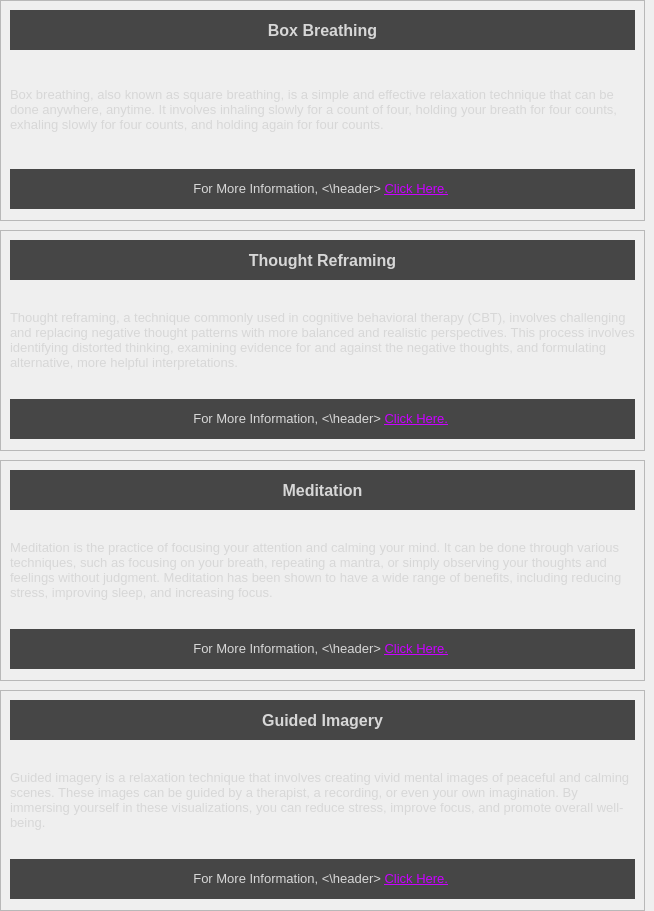
                   <widget class="QWidget" name="StressMngmtScrollAreaWidgetContents">
                    <property name="geometry">
                     <rect>
                      <x>0</x>
                      <y>0</y>
                      <width>526</width>
                      <height>911</height>
                     </rect>
                    </property>
                    <property name="styleSheet">
                     <string notr="true"/>
                    </property>
                    <layout class="QVBoxLayout" name="verticalLayout_19">
                     <property name="spacing">
                      <number>9</number>
                     </property>
                     <property name="leftMargin">
                      <number>0</number>
                     </property>
                     <property name="topMargin">
                      <number>0</number>
                     </property>
                     <property name="rightMargin">
                      <number>9</number>
                     </property>
                     <property name="bottomMargin">
                      <number>0</number>
                     </property>
                     <item>
                      <widget class="QFrame" name="RPSTBubbleBoxBreathing">
                       <property name="sizePolicy">
                        <sizepolicy hsizetype="MinimumExpanding" vsizetype="Fixed">
                         <horstretch>0</horstretch>
                         <verstretch>0</verstretch>
                        </sizepolicy>
                       </property>
                       <property name="minimumSize">
                        <size>
                         <width>0</width>
                         <height>221</height>
                        </size>
                       </property>
                       <property name="styleSheet">
                        <string notr="true">QFrame#RPSTBubbleBoxBreathing
{
	background-color: rgb(90, 90, 90);

	border-style: solid;
	border-color: rgb(70, 70, 70);
	border-width: 2px;
};</string>
                       </property>
                       <property name="frameShape">
                        <enum>QFrame::StyledPanel</enum>
                       </property>
                       <property name="frameShadow">
                        <enum>QFrame::Raised</enum>
                       </property>
                       <layout class="QVBoxLayout" name="verticalLayout_23">
                        <item>
                         <widget class="QLabel" name="RPSTFillerHeader_7">
                          <property name="sizePolicy">
                           <sizepolicy hsizetype="MinimumExpanding" vsizetype="Fixed">
                            <horstretch>0</horstretch>
                            <verstretch>0</verstretch>
                           </sizepolicy>
                          </property>
                          <property name="minimumSize">
                           <size>
                            <width>120</width>
                            <height>40</height>
                           </size>
                          </property>
                          <property name="font">
                           <font>
                            <pointsize>12</pointsize>
                            <italic>false</italic>
                            <bold>true</bold>
                            <underline>false</underline>
                            <strikeout>false</strikeout>
                           </font>
                          </property>
                          <property name="styleSheet">
                           <string notr="true">background-color: rgb(70, 70, 70);
color: rgb(215, 215, 215);</string>
                          </property>
                          <property name="text">
                           <string>Box Breathing</string>
                          </property>
                          <property name="alignment">
                           <set>Qt::AlignCenter</set>
                          </property>
                         </widget>
                        </item>
                        <item>
                         <widget class="QLabel" name="RPSTFillerDesc_7">
                          <property name="sizePolicy">
                           <sizepolicy hsizetype="MinimumExpanding" vsizetype="Fixed">
                            <horstretch>0</horstretch>
                            <verstretch>0</verstretch>
                           </sizepolicy>
                          </property>
                          <property name="minimumSize">
                           <size>
                            <width>0</width>
                            <height>107</height>
                           </size>
                          </property>
                          <property name="font">
                           <font>
                            <pointsize>10</pointsize>
                            <bold>false</bold>
                           </font>
                          </property>
                          <property name="styleSheet">
                           <string notr="true">color: rgb(215, 215, 215);</string>
                          </property>
                          <property name="text">
                           <string>Box breathing, also known as square breathing, is a simple and effective relaxation technique that can be done anywhere, anytime. It involves inhaling slowly for a count of four, holding your breath for four counts, exhaling slowly for four counts, and holding again for four counts.</string>
                          </property>
                          <property name="wordWrap">
                           <bool>true</bool>
                          </property>
                         </widget>
                        </item>
                        <item>
                         <widget class="QLabel" name="RPSTFillerFooter_7">
                          <property name="sizePolicy">
                           <sizepolicy hsizetype="MinimumExpanding" vsizetype="Fixed">
                            <horstretch>0</horstretch>
                            <verstretch>0</verstretch>
                           </sizepolicy>
                          </property>
                          <property name="minimumSize">
                           <size>
                            <width>120</width>
                            <height>40</height>
                           </size>
                          </property>
                          <property name="font">
                           <font>
                            <pointsize>10</pointsize>
                            <italic>false</italic>
                            <bold>false</bold>
                            <underline>false</underline>
                            <strikeout>false</strikeout>
                           </font>
                          </property>
                          <property name="styleSheet">
                           <string notr="true">background-color: rgb(70, 70, 70);
color: rgb(215, 215, 215);</string>
                          </property>
                          <property name="text">
                           <string>&lt;html&gt;
&lt;header&gt;For More Information, &lt;\header&gt;
&lt;a href=&quot;https://www.webmd.com/balance/what-is-box-breathing&quot;&gt;&lt;span style=&quot;color:rgb(200, 0 , 255);&quot;&gt;Click Here.&lt;/a&gt;
&lt;/html&gt;</string>
                          </property>
                          <property name="textFormat">
                           <enum>Qt::RichText</enum>
                          </property>
                          <property name="alignment">
                           <set>Qt::AlignCenter</set>
                          </property>
                          <property name="openExternalLinks">
                           <bool>true</bool>
                          </property>
                         </widget>
                        </item>
                       </layout>
                      </widget>
                     </item>
                     <item>
                      <widget class="QFrame" name="RPSTBubbleThoughtReframing">
                       <property name="sizePolicy">
                        <sizepolicy hsizetype="MinimumExpanding" vsizetype="Fixed">
                         <horstretch>0</horstretch>
                         <verstretch>0</verstretch>
                        </sizepolicy>
                       </property>
                       <property name="minimumSize">
                        <size>
                         <width>0</width>
                         <height>221</height>
                        </size>
                       </property>
                       <property name="styleSheet">
                        <string notr="true">QFrame#RPSTBubbleThoughtReframing
{
	background-color: rgb(90, 90, 90);

	border-style: solid;
	border-color: rgb(70, 70, 70);
	border-width: 2px;
};</string>
                       </property>
                       <property name="frameShape">
                        <enum>QFrame::StyledPanel</enum>
                       </property>
                       <property name="frameShadow">
                        <enum>QFrame::Raised</enum>
                       </property>
                       <layout class="QVBoxLayout" name="verticalLayout_21">
                        <item>
                         <widget class="QLabel" name="RPSTFillerHeader_5">
                          <property name="sizePolicy">
                           <sizepolicy hsizetype="MinimumExpanding" vsizetype="Fixed">
                            <horstretch>0</horstretch>
                            <verstretch>0</verstretch>
                           </sizepolicy>
                          </property>
                          <property name="minimumSize">
                           <size>
                            <width>120</width>
                            <height>40</height>
                           </size>
                          </property>
                          <property name="font">
                           <font>
                            <pointsize>12</pointsize>
                            <italic>false</italic>
                            <bold>true</bold>
                            <underline>false</underline>
                            <strikeout>false</strikeout>
                           </font>
                          </property>
                          <property name="styleSheet">
                           <string notr="true">background-color: rgb(70, 70, 70);
color: rgb(215, 215, 215);</string>
                          </property>
                          <property name="text">
                           <string>Thought Reframing</string>
                          </property>
                          <property name="alignment">
                           <set>Qt::AlignCenter</set>
                          </property>
                         </widget>
                        </item>
                        <item>
                         <widget class="QLabel" name="RPSTFillerDesc_5">
                          <property name="sizePolicy">
                           <sizepolicy hsizetype="MinimumExpanding" vsizetype="Fixed">
                            <horstretch>0</horstretch>
                            <verstretch>0</verstretch>
                           </sizepolicy>
                          </property>
                          <property name="minimumSize">
                           <size>
                            <width>0</width>
                            <height>107</height>
                           </size>
                          </property>
                          <property name="font">
                           <font>
                            <pointsize>10</pointsize>
                            <bold>false</bold>
                           </font>
                          </property>
                          <property name="styleSheet">
                           <string notr="true">color: rgb(215, 215, 215);</string>
                          </property>
                          <property name="text">
                           <string>Thought reframing, a technique commonly used in cognitive behavioral therapy (CBT), involves challenging and replacing negative thought patterns with more balanced and realistic perspectives. This process involves identifying distorted thinking, examining evidence for and against the negative thoughts, and formulating alternative, more helpful interpretations.</string>
                          </property>
                          <property name="wordWrap">
                           <bool>true</bool>
                          </property>
                         </widget>
                        </item>
                        <item>
                         <widget class="QLabel" name="RPSTFillerFooter_5">
                          <property name="sizePolicy">
                           <sizepolicy hsizetype="MinimumExpanding" vsizetype="Fixed">
                            <horstretch>0</horstretch>
                            <verstretch>0</verstretch>
                           </sizepolicy>
                          </property>
                          <property name="minimumSize">
                           <size>
                            <width>120</width>
                            <height>40</height>
                           </size>
                          </property>
                          <property name="font">
                           <font>
                            <pointsize>10</pointsize>
                            <italic>false</italic>
                            <bold>false</bold>
                            <underline>false</underline>
                            <strikeout>false</strikeout>
                           </font>
                          </property>
                          <property name="styleSheet">
                           <string notr="true">background-color: rgb(70, 70, 70);
color: rgb(215, 215, 215);</string>
                          </property>
                          <property name="text">
                           <string>&lt;html&gt;
&lt;header&gt;For More Information, &lt;\header&gt;
&lt;a href=&quot;https://myhealth.alberta.ca/Health/aftercareinformation/pages/conditions.aspx?hwid=abk7438&quot;&gt;&lt;span style=&quot;color:rgb(200, 0 , 255);&quot;&gt;Click Here.&lt;/a&gt;
&lt;/html&gt;</string>
                          </property>
                          <property name="textFormat">
                           <enum>Qt::RichText</enum>
                          </property>
                          <property name="alignment">
                           <set>Qt::AlignCenter</set>
                          </property>
                          <property name="openExternalLinks">
                           <bool>true</bool>
                          </property>
                         </widget>
                        </item>
                       </layout>
                      </widget>
                     </item>
                     <item>
                      <widget class="QFrame" name="RPSTBubbleMeditation">
                       <property name="sizePolicy">
                        <sizepolicy hsizetype="MinimumExpanding" vsizetype="Fixed">
                         <horstretch>0</horstretch>
                         <verstretch>0</verstretch>
                        </sizepolicy>
                       </property>
                       <property name="minimumSize">
                        <size>
                         <width>0</width>
                         <height>221</height>
                        </size>
                       </property>
                       <property name="styleSheet">
                        <string notr="true">QFrame#RPSTBubbleMeditation{
	background-color: rgb(90, 90, 90);

	border-style: solid;
	border-color: rgb(70, 70, 70);
	border-width: 2px;
};</string>
                       </property>
                       <property name="frameShape">
                        <enum>QFrame::StyledPanel</enum>
                       </property>
                       <property name="frameShadow">
                        <enum>QFrame::Raised</enum>
                       </property>
                       <layout class="QVBoxLayout" name="verticalLayout_26">
                        <item>
                         <widget class="QLabel" name="RPSTFillerHeader_9">
                          <property name="sizePolicy">
                           <sizepolicy hsizetype="MinimumExpanding" vsizetype="Fixed">
                            <horstretch>0</horstretch>
                            <verstretch>0</verstretch>
                           </sizepolicy>
                          </property>
                          <property name="minimumSize">
                           <size>
                            <width>120</width>
                            <height>40</height>
                           </size>
                          </property>
                          <property name="font">
                           <font>
                            <pointsize>12</pointsize>
                            <italic>false</italic>
                            <bold>true</bold>
                            <underline>false</underline>
                            <strikeout>false</strikeout>
                           </font>
                          </property>
                          <property name="styleSheet">
                           <string notr="true">background-color: rgb(70, 70, 70);
color: rgb(215, 215, 215);</string>
                          </property>
                          <property name="text">
                           <string>Meditation</string>
                          </property>
                          <property name="alignment">
                           <set>Qt::AlignCenter</set>
                          </property>
                         </widget>
                        </item>
                        <item>
                         <widget class="QLabel" name="RPSTFillerDesc_9">
                          <property name="sizePolicy">
                           <sizepolicy hsizetype="MinimumExpanding" vsizetype="Fixed">
                            <horstretch>0</horstretch>
                            <verstretch>0</verstretch>
                           </sizepolicy>
                          </property>
                          <property name="minimumSize">
                           <size>
                            <width>0</width>
                            <height>107</height>
                           </size>
                          </property>
                          <property name="font">
                           <font>
                            <pointsize>10</pointsize>
                            <bold>false</bold>
                           </font>
                          </property>
                          <property name="styleSheet">
                           <string notr="true">color: rgb(215, 215, 215);</string>
                          </property>
                          <property name="text">
                           <string>Meditation is the practice of focusing your attention and calming your mind. It can be done through various techniques, such as focusing on your breath, repeating a mantra, or simply observing your thoughts and feelings without judgment. Meditation has been shown to have a wide range of benefits, including reducing stress, improving sleep, and increasing focus.</string>
                          </property>
                          <property name="wordWrap">
                           <bool>true</bool>
                          </property>
                         </widget>
                        </item>
                        <item>
                         <widget class="QLabel" name="RPSTFillerFooter_9">
                          <property name="sizePolicy">
                           <sizepolicy hsizetype="MinimumExpanding" vsizetype="Fixed">
                            <horstretch>0</horstretch>
                            <verstretch>0</verstretch>
                           </sizepolicy>
                          </property>
                          <property name="minimumSize">
                           <size>
                            <width>120</width>
                            <height>40</height>
                           </size>
                          </property>
                          <property name="font">
                           <font>
                            <pointsize>10</pointsize>
                            <italic>false</italic>
                            <bold>false</bold>
                            <underline>false</underline>
                            <strikeout>false</strikeout>
                           </font>
                          </property>
                          <property name="styleSheet">
                           <string notr="true">background-color: rgb(70, 70, 70);
color: rgb(215, 215, 215);</string>
                          </property>
                          <property name="text">
                           <string>&lt;html&gt;
&lt;header&gt;For More Information, &lt;\header&gt;
&lt;a href=&quot;https://toolkit.lifeline.org.au/articles/techniques/an-introduction-to-meditation&quot;&gt;&lt;span style=&quot;color:rgb(200, 0 , 255);&quot;&gt;Click Here.&lt;/a&gt;
&lt;/html&gt;</string>
                          </property>
                          <property name="textFormat">
                           <enum>Qt::RichText</enum>
                          </property>
                          <property name="alignment">
                           <set>Qt::AlignCenter</set>
                          </property>
                          <property name="openExternalLinks">
                           <bool>true</bool>
                          </property>
                         </widget>
                        </item>
                       </layout>
                      </widget>
                     </item>
                     <item>
                      <widget class="QFrame" name="RPSTBubbleGuidedImagery">
                       <property name="sizePolicy">
                        <sizepolicy hsizetype="MinimumExpanding" vsizetype="Fixed">
                         <horstretch>0</horstretch>
                         <verstretch>0</verstretch>
                        </sizepolicy>
                       </property>
                       <property name="minimumSize">
                        <size>
                         <width>0</width>
                         <height>221</height>
                        </size>
                       </property>
                       <property name="styleSheet">
                        <string notr="true">QFrame#RPSTBubbleGuidedImagery
{
	background-color: rgb(90, 90, 90);

	border-style: solid;
	border-color: rgb(70, 70, 70);
	border-width: 2px;
};</string>
                       </property>
                       <property name="frameShape">
                        <enum>QFrame::StyledPanel</enum>
                       </property>
                       <property name="frameShadow">
                        <enum>QFrame::Raised</enum>
                       </property>
                       <layout class="QVBoxLayout" name="verticalLayout_22">
                        <item>
                         <widget class="QLabel" name="RPSTFillerHeader_6">
                          <property name="sizePolicy">
                           <sizepolicy hsizetype="MinimumExpanding" vsizetype="Fixed">
                            <horstretch>0</horstretch>
                            <verstretch>0</verstretch>
                           </sizepolicy>
                          </property>
                          <property name="minimumSize">
                           <size>
                            <width>120</width>
                            <height>40</height>
                           </size>
                          </property>
                          <property name="font">
                           <font>
                            <pointsize>12</pointsize>
                            <italic>false</italic>
                            <bold>true</bold>
                            <underline>false</underline>
                            <strikeout>false</strikeout>
                           </font>
                          </property>
                          <property name="styleSheet">
                           <string notr="true">background-color: rgb(70, 70, 70);
color: rgb(215, 215, 215);</string>
                          </property>
                          <property name="text">
                           <string>Guided Imagery</string>
                          </property>
                          <property name="alignment">
                           <set>Qt::AlignCenter</set>
                          </property>
                         </widget>
                        </item>
                        <item>
                         <widget class="QLabel" name="RPSTFillerDesc_6">
                          <property name="sizePolicy">
                           <sizepolicy hsizetype="MinimumExpanding" vsizetype="Fixed">
                            <horstretch>0</horstretch>
                            <verstretch>0</verstretch>
                           </sizepolicy>
                          </property>
                          <property name="minimumSize">
                           <size>
                            <width>0</width>
                            <height>107</height>
                           </size>
                          </property>
                          <property name="font">
                           <font>
                            <pointsize>10</pointsize>
                            <bold>false</bold>
                           </font>
                          </property>
                          <property name="styleSheet">
                           <string notr="true">color: rgb(215, 215, 215);</string>
                          </property>
                          <property name="text">
                           <string>Guided imagery is a relaxation technique that involves creating vivid mental images of peaceful and calming scenes. These images can be guided by a therapist, a recording, or even your own imagination. By immersing yourself in these visualizations, you can reduce stress, improve focus, and promote overall well-being. </string>
                          </property>
                          <property name="wordWrap">
                           <bool>true</bool>
                          </property>
                         </widget>
                        </item>
                        <item>
                         <widget class="QLabel" name="RPSTFillerFooter_6">
                          <property name="sizePolicy">
                           <sizepolicy hsizetype="MinimumExpanding" vsizetype="Fixed">
                            <horstretch>0</horstretch>
                            <verstretch>0</verstretch>
                           </sizepolicy>
                          </property>
                          <property name="minimumSize">
                           <size>
                            <width>120</width>
                            <height>40</height>
                           </size>
                          </property>
                          <property name="font">
                           <font>
                            <pointsize>10</pointsize>
                            <italic>false</italic>
                            <bold>false</bold>
                            <underline>false</underline>
                            <strikeout>false</strikeout>
                           </font>
                          </property>
                          <property name="styleSheet">
                           <string notr="true">background-color: rgb(70, 70, 70);
color: rgb(215, 215, 215);</string>
                          </property>
                          <property name="text">
                           <string>&lt;html&gt;
&lt;header&gt;For More Information, &lt;\header&gt;
&lt;a href=&quot;https://psychcentral.com/lib/the-benefits-of-imagery&quot;&gt;&lt;span style=&quot;color:rgb(200, 0 , 255);&quot;&gt;Click Here.&lt;/a&gt;
&lt;/html&gt;</string>
                          </property>
                          <property name="textFormat">
                           <enum>Qt::RichText</enum>
                          </property>
                          <property name="alignment">
                           <set>Qt::AlignCenter</set>
                          </property>
                          <property name="openExternalLinks">
                           <bool>true</bool>
                          </property>
                         </widget>
                        </item>
                       </layout>
                      </widget>
                     </item>
                    </layout>
                   </widget>
